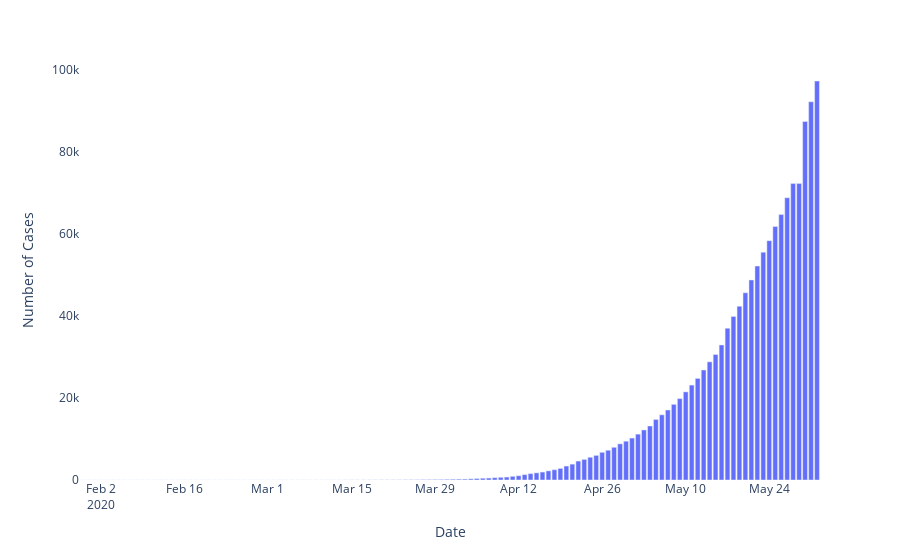

The code cell stored with this chart in its notebook:
### Code cell
fig=px.bar(x=datewise.index,y=datewise["Cured"]+datewise["Deaths"])
# fig.update_layout(title="Distribution of Number of Closed Cases",
#                   xaxis_title="Date",yaxis_title="Number of Cases", plot_bgcolor='rgba(0,0,0,0)')
fig.update_layout(
                  xaxis_title="Date",yaxis_title="Number of Cases", plot_bgcolor='rgba(0,0,0,0)')
fig.show()
